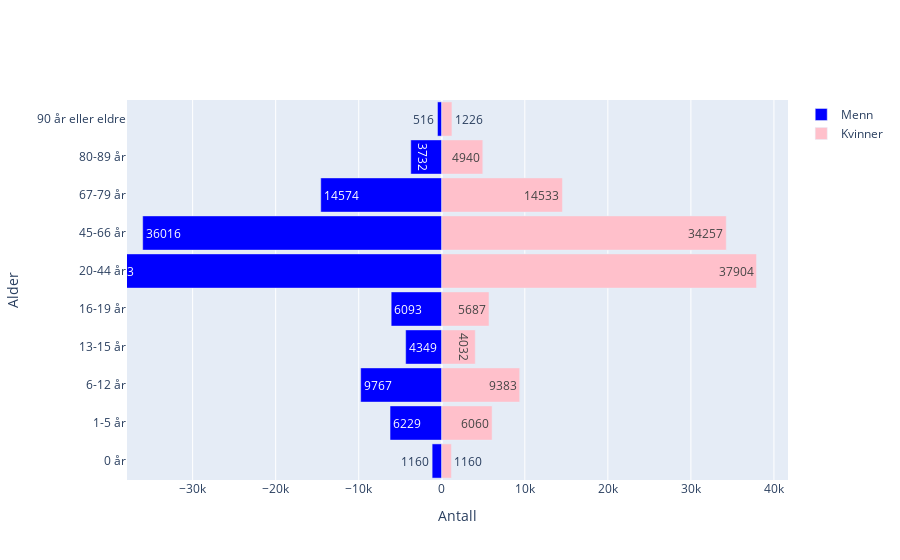

Notebook code for this chart:
### Code cell
fig = plot(2020,'54 Troms og Finnmark - Romsa ja Finnmárku')
fig

### Figure 1 — Plotly figure (JSON) as saved in the notebook; plotly's stock layout.template omitted (floating-point values rounded to 4 significant figures)
{"data": [{"hoverinfo": "text", "marker": {"color": "blue"}, "name": "Menn", "orientation": "h", "text": [1160, 6229, 9767, 4349, 6093, 41693, 36016, 14574, 3732, 516], "type": "bar", "x": [-1160, -6229, -9767, -4349, -6093, -41693, -36016, -14574, -3732, -516], "y": ["0 år", "1-5 år", "6-12 år", "13-15 år", "16-19 år", "20-44 år", "45-66 år", "67-79 år", "80-89 år", "90 år eller eldre"]}, {"hoverinfo": "text", "marker": {"color": "pink"}, "name": "Kvinner", "orientation": "h", "text": [1160, 6060, 9383, 4032, 5687, 37904, 34257, 14533, 4940, 1226], "type": "bar", "x": [1160, 6060, 9383, 4032, 5687, 37904, 34257, 14533, 4940, 1226], "y": ["0 år", "1-5 år", "6-12 år", "13-15 år", "16-19 år", "20-44 år", "45-66 år", "67-79 år", "80-89 år", "90 år eller eldre"]}], "layout": {"bargap": 0.1, "barmode": "overlay", "xaxis": {"range": [-37904, 41693], "title": {"text": "Antall"}}, "yaxis": {"title": {"text": "Alder"}}}}
